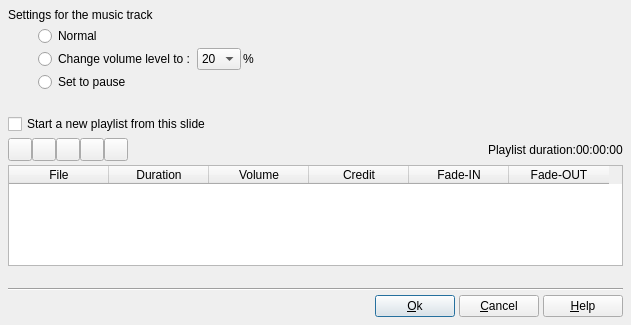
<?xml version="1.0" encoding="UTF-8"?>
<ui version="4.0">
 <class>DlgMusicProperties</class>
 <widget class="QDialog" name="DlgMusicProperties">
  <property name="geometry">
   <rect>
    <x>0</x>
    <y>0</y>
    <width>631</width>
    <height>325</height>
   </rect>
  </property>
  <property name="minimumSize">
   <size>
    <width>500</width>
    <height>300</height>
   </size>
  </property>
  <property name="font">
   <font>
    <family>Tahoma</family>
    <pointsize>9</pointsize>
   </font>
  </property>
  <property name="windowTitle">
   <string>Music properties</string>
  </property>
  <layout class="QVBoxLayout" name="verticalLayout">
   <property name="spacing">
    <number>4</number>
   </property>
   <property name="leftMargin">
    <number>8</number>
   </property>
   <property name="topMargin">
    <number>8</number>
   </property>
   <property name="rightMargin">
    <number>8</number>
   </property>
   <property name="bottomMargin">
    <number>8</number>
   </property>
   <item>
    <widget class="QLabel" name="label">
     <property name="text">
      <string>Settings for the music track</string>
     </property>
    </widget>
   </item>
   <item>
    <layout class="QGridLayout" name="gridLayout">
     <property name="leftMargin">
      <number>30</number>
     </property>
     <property name="topMargin">
      <number>0</number>
     </property>
     <property name="rightMargin">
      <number>0</number>
     </property>
     <property name="bottomMargin">
      <number>0</number>
     </property>
     <property name="spacing">
      <number>2</number>
     </property>
     <item row="1" column="0">
      <widget class="QRadioButton" name="SameMusicReduceVolumeRD">
       <property name="toolTip">
        <string>Specifies that from now on, the sound volume is reduced.
This option is particularly useful, for example, to reduce the sound of the music during the play of a video.
Remark: This volume reduction is applied only for the selected slide.</string>
       </property>
       <property name="text">
        <string>Change volume level to :</string>
       </property>
       <attribute name="buttonGroup">
        <string notr="true">buttonGroup_2</string>
       </attribute>
      </widget>
     </item>
     <item row="1" column="1">
      <widget class="QComboBox" name="VolumeReductionFactorCB">
       <property name="sizePolicy">
        <sizepolicy hsizetype="Fixed" vsizetype="Fixed">
         <horstretch>0</horstretch>
         <verstretch>0</verstretch>
        </sizepolicy>
       </property>
       <property name="toolTip">
        <string>Define the sound volume for this slide</string>
       </property>
       <property name="currentIndex">
        <number>7</number>
       </property>
       <item>
        <property name="text">
         <string notr="true">90</string>
        </property>
       </item>
       <item>
        <property name="text">
         <string notr="true">80</string>
        </property>
       </item>
       <item>
        <property name="text">
         <string notr="true">70</string>
        </property>
       </item>
       <item>
        <property name="text">
         <string notr="true">60</string>
        </property>
       </item>
       <item>
        <property name="text">
         <string notr="true">50</string>
        </property>
       </item>
       <item>
        <property name="text">
         <string notr="true">40</string>
        </property>
       </item>
       <item>
        <property name="text">
         <string notr="true">30</string>
        </property>
       </item>
       <item>
        <property name="text">
         <string notr="true">20</string>
        </property>
       </item>
       <item>
        <property name="text">
         <string notr="true">10</string>
        </property>
       </item>
      </widget>
     </item>
     <item row="1" column="2">
      <widget class="QLabel" name="label_3">
       <property name="sizePolicy">
        <sizepolicy hsizetype="Expanding" vsizetype="Preferred">
         <horstretch>0</horstretch>
         <verstretch>0</verstretch>
        </sizepolicy>
       </property>
       <property name="text">
        <string notr="true">%</string>
       </property>
      </widget>
     </item>
     <item row="2" column="0" colspan="3">
      <widget class="QRadioButton" name="SameMusicPauseRD">
       <property name="toolTip">
        <string>Pauses the current play list.
Remark: This pause is applied only for the selected slide</string>
       </property>
       <property name="text">
        <string>Set to pause</string>
       </property>
       <attribute name="buttonGroup">
        <string notr="true">buttonGroup_2</string>
       </attribute>
      </widget>
     </item>
     <item row="0" column="0" colspan="3">
      <widget class="QRadioButton" name="SameMusicNormalRD">
       <property name="toolTip">
        <string>No specific settings</string>
       </property>
       <property name="text">
        <string>Normal</string>
       </property>
       <attribute name="buttonGroup">
        <string notr="true">buttonGroup_2</string>
       </attribute>
      </widget>
     </item>
    </layout>
   </item>
   <item>
    <widget class="QLabel" name="label_2">
     <property name="text">
      <string notr="true"/>
     </property>
    </widget>
   </item>
   <item>
    <widget class="QCheckBox" name="NewMusicCB">
     <property name="toolTip">
      <string>You can start a new playlist from this slide</string>
     </property>
     <property name="text">
      <string>Start a new playlist from this slide</string>
     </property>
    </widget>
   </item>
   <item>
    <layout class="QHBoxLayout" name="horizontalLayout">
     <property name="spacing">
      <number>0</number>
     </property>
     <property name="leftMargin">
      <number>0</number>
     </property>
     <property name="topMargin">
      <number>0</number>
     </property>
     <property name="rightMargin">
      <number>0</number>
     </property>
     <property name="bottomMargin">
      <number>0</number>
     </property>
     <item>
      <widget class="QToolButton" name="AddMusicBt">
       <property name="toolTip">
        <string>Adds a file to the playlist.
A file selection dialog appears, allowing you to select a file</string>
       </property>
       <property name="text">
        <string notr="true"/>
       </property>
       <property name="icon">
        <iconset resource="../RSCffDiaporama.qrc">
         <normaloff>:/img/add_sound.png</normaloff>:/img/add_sound.png</iconset>
       </property>
      </widget>
     </item>
     <item>
      <widget class="QToolButton" name="EditMusicBt">
       <property name="toolTip">
        <string>Cut the currently selected file from the playlist</string>
       </property>
       <property name="text">
        <string notr="true"/>
       </property>
       <property name="icon">
        <iconset resource="../RSCffDiaporama.qrc">
         <normaloff>:/img/EditSound.png</normaloff>:/img/EditSound.png</iconset>
       </property>
      </widget>
     </item>
     <item>
      <widget class="QToolButton" name="RemoveMusicBt">
       <property name="toolTip">
        <string>Removes the currently selected file from the playlist</string>
       </property>
       <property name="text">
        <string notr="true"/>
       </property>
       <property name="icon">
        <iconset resource="../RSCffDiaporama.qrc">
         <normaloff>:/img/trash.png</normaloff>:/img/trash.png</iconset>
       </property>
      </widget>
     </item>
     <item>
      <widget class="QToolButton" name="UpMusicBt">
       <property name="toolTip">
        <string>Changes the order in which the music files will be played.
Moves the currently selected file one step up.</string>
       </property>
       <property name="text">
        <string notr="true"/>
       </property>
       <property name="icon">
        <iconset resource="../RSCffDiaporama.qrc">
         <normaloff>:/img/arrow_up.png</normaloff>:/img/arrow_up.png</iconset>
       </property>
      </widget>
     </item>
     <item>
      <widget class="QToolButton" name="DownMusicBt">
       <property name="toolTip">
        <string>Changes the order in which the music files will be played.
Moves the currently selected file one step down</string>
       </property>
       <property name="text">
        <string notr="true"/>
       </property>
       <property name="icon">
        <iconset resource="../RSCffDiaporama.qrc">
         <normaloff>:/img/arrow_down.png</normaloff>:/img/arrow_down.png</iconset>
       </property>
      </widget>
     </item>
     <item>
      <widget class="QLabel" name="Label1">
       <property name="sizePolicy">
        <sizepolicy hsizetype="Expanding" vsizetype="Preferred">
         <horstretch>0</horstretch>
         <verstretch>0</verstretch>
        </sizepolicy>
       </property>
       <property name="text">
        <string>Playlist duration:</string>
       </property>
       <property name="alignment">
        <set>Qt::AlignRight|Qt::AlignTrailing|Qt::AlignVCenter</set>
       </property>
      </widget>
     </item>
     <item>
      <widget class="QLabel" name="LabelDuration">
       <property name="sizePolicy">
        <sizepolicy hsizetype="Fixed" vsizetype="Preferred">
         <horstretch>0</horstretch>
         <verstretch>0</verstretch>
        </sizepolicy>
       </property>
       <property name="text">
        <string notr="true">00:00:00</string>
       </property>
      </widget>
     </item>
    </layout>
   </item>
   <item>
    <widget class="QTableWidget" name="PlayListTable">
     <property name="toolTip">
      <string/>
     </property>
     <property name="editTriggers">
      <set>QAbstractItemView::NoEditTriggers</set>
     </property>
     <property name="showDropIndicator" stdset="0">
      <bool>false</bool>
     </property>
     <property name="dragDropOverwriteMode">
      <bool>false</bool>
     </property>
     <property name="selectionMode">
      <enum>QAbstractItemView::SingleSelection</enum>
     </property>
     <property name="selectionBehavior">
      <enum>QAbstractItemView::SelectRows</enum>
     </property>
     <property name="iconSize">
      <size>
       <width>32</width>
       <height>32</height>
      </size>
     </property>
     <property name="wordWrap">
      <bool>true</bool>
     </property>
     <property name="cornerButtonEnabled">
      <bool>false</bool>
     </property>
     <property name="rowCount">
      <number>0</number>
     </property>
     <attribute name="horizontalHeaderStretchLastSection">
      <bool>false</bool>
     </attribute>
     <attribute name="verticalHeaderVisible">
      <bool>false</bool>
     </attribute>
     <column>
      <property name="text">
       <string>File</string>
      </property>
      <property name="font">
       <font>
        <pointsize>9</pointsize>
       </font>
      </property>
     </column>
     <column>
      <property name="text">
       <string>Duration</string>
      </property>
      <property name="font">
       <font>
        <pointsize>9</pointsize>
       </font>
      </property>
      <property name="textAlignment">
       <set>AlignHCenter|AlignVCenter|AlignCenter</set>
      </property>
     </column>
     <column>
      <property name="text">
       <string>Volume</string>
      </property>
      <property name="font">
       <font>
        <pointsize>9</pointsize>
       </font>
      </property>
      <property name="textAlignment">
       <set>AlignHCenter|AlignVCenter|AlignCenter</set>
      </property>
     </column>
     <column>
      <property name="text">
       <string>Credit</string>
      </property>
      <property name="textAlignment">
       <set>AlignHCenter|AlignVCenter|AlignCenter</set>
      </property>
     </column>
     <column>
      <property name="text">
       <string>Fade-IN</string>
      </property>
      <property name="textAlignment">
       <set>AlignHCenter|AlignVCenter|AlignCenter</set>
      </property>
     </column>
     <column>
      <property name="text">
       <string>Fade-OUT</string>
      </property>
      <property name="textAlignment">
       <set>AlignHCenter|AlignVCenter|AlignCenter</set>
      </property>
     </column>
    </widget>
   </item>
   <item>
    <widget class="QLabel" name="FilePath">
     <property name="sizePolicy">
      <sizepolicy hsizetype="Expanding" vsizetype="Preferred">
       <horstretch>0</horstretch>
       <verstretch>0</verstretch>
      </sizepolicy>
     </property>
     <property name="text">
      <string notr="true">&lt;filepath&gt;</string>
     </property>
     <property name="wordWrap">
      <bool>true</bool>
     </property>
    </widget>
   </item>
   <item>
    <widget class="Line" name="line">
     <property name="orientation">
      <enum>Qt::Horizontal</enum>
     </property>
    </widget>
   </item>
   <item>
    <layout class="QHBoxLayout" name="horizontalLayout_2">
     <property name="spacing">
      <number>4</number>
     </property>
     <item>
      <spacer name="horizontalSpacer_2">
       <property name="orientation">
        <enum>Qt::Horizontal</enum>
       </property>
       <property name="sizeHint" stdset="0">
        <size>
         <width>40</width>
         <height>20</height>
        </size>
       </property>
      </spacer>
     </item>
     <item>
      <widget class="QPushButton" name="OKBT">
       <property name="toolTip">
        <string>Accept modification and exit dialog box</string>
       </property>
       <property name="text">
        <string>&amp;Ok</string>
       </property>
       <property name="icon">
        <iconset resource="../RSCffDiaporama.qrc">
         <normaloff>:/img/action_ok.png</normaloff>:/img/action_ok.png</iconset>
       </property>
      </widget>
     </item>
     <item>
      <widget class="QPushButton" name="CancelBt">
       <property name="toolTip">
        <string>Cancel modification and exit dialog box</string>
       </property>
       <property name="text">
        <string>&amp;Cancel</string>
       </property>
       <property name="icon">
        <iconset resource="../RSCffDiaporama.qrc">
         <normaloff>:/img/action_cancel.png</normaloff>:/img/action_cancel.png</iconset>
       </property>
      </widget>
     </item>
     <item>
      <widget class="QPushButton" name="HelpBt">
       <property name="toolTip">
        <string>Show help about this dialogue box</string>
       </property>
       <property name="text">
        <string>&amp;Help</string>
       </property>
       <property name="icon">
        <iconset resource="../RSCffDiaporama.qrc">
         <normaloff>:/img/help.png</normaloff>:/img/help.png</iconset>
       </property>
      </widget>
     </item>
    </layout>
   </item>
  </layout>
 </widget>
 <tabstops>
  <tabstop>SameMusicNormalRD</tabstop>
  <tabstop>SameMusicReduceVolumeRD</tabstop>
  <tabstop>VolumeReductionFactorCB</tabstop>
  <tabstop>SameMusicPauseRD</tabstop>
  <tabstop>NewMusicCB</tabstop>
  <tabstop>AddMusicBt</tabstop>
  <tabstop>EditMusicBt</tabstop>
  <tabstop>RemoveMusicBt</tabstop>
  <tabstop>UpMusicBt</tabstop>
  <tabstop>DownMusicBt</tabstop>
  <tabstop>PlayListTable</tabstop>
  <tabstop>OKBT</tabstop>
  <tabstop>CancelBt</tabstop>
  <tabstop>HelpBt</tabstop>
 </tabstops>
 <resources>
  <include location="../RSCffDiaporama.qrc"/>
 </resources>
 <connections/>
 <buttongroups>
  <buttongroup name="buttonGroup_2"/>
 </buttongroups>
</ui>
